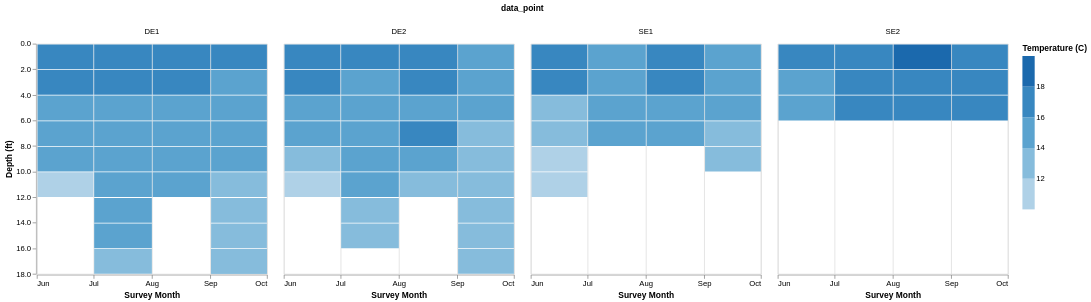

The notebook cell this image was saved under:
### Markdown cell above
# **Preliminary Plots**

### Code cell
alt.Chart(ctd).mark_bar().encode(
    alt.X('month(date)').title('Survey Month'),
    alt.Y('depth').bin(step=2).title('Depth (ft)').scale(reverse = True),
    alt.Color(('temp'), bin=True).title('Temperature (C)'),
    alt.Column('data_point')
)

### Figure 1 — Vega-Lite specification as saved in the notebook (floating-point values rounded to 4 significant figures)
{"config": {"view": {"continuousWidth": 300, "continuousHeight": 300}}, "data": {"name": "data-519d36ff2a803831145b6c859c01d423"}, "mark": {"type": "bar"}, "encoding": {"color": {"bin": true, "field": "temp", "title": "Temperature (C)", "type": "quantitative"}, "column": {"field": "data_point", "type": "nominal"}, "x": {"field": "date", "timeUnit": "month", "title": "Survey Month", "type": "temporal"}, "y": {"bin": {"step": 2}, "field": "depth", "scale": {"reverse": true}, "title": "Depth (ft)", "type": "quantitative"}}, "$schema": "https://vega.github.io/schema/vega-lite/v5.20.1.json", "datasets": {"data-519d36ff2a803831145b6c859c01d423": [{"site": "Possession Point", "date": "2025-06-07", "data_point": "DE1", "temp": 16.2, "salinity": 25.01, "conductivity": null, "depth": 0}, {"site": "Possession Point", "date": "2025-06-07", "data_point": "DE1", "temp": 16.0, "salinity": 24.88, "conductivity": null, "depth": 2}, {"site": "Possession Point", "date": "2025-06-07", "data_point": "DE1", "temp": 15.6, "salinity": 25.36, "conductivity": null, "depth": 4}, {"site": "Possession Point", "date": "2025-06-07", "data_point": "DE1", "temp": 14.9, "salinity": 25.91, "conductivity": null, "depth": 6}, {"site": "Possession Point", "date": "2025-06-07", "data_point": "DE1", "temp": 14.1, "salinity": 26.55, "conductivity": null, "depth": 8}, {"site": "Possession Point", "date": "2025-06-07", "data_point": "DE1", "temp": 11.9, "salinity": 28.48, "conductivity": null, "depth": 10}, {"site": "Possession Point", "date": "2025-06-07", "data_point": "DE2", "temp": 17.2, "salinity": 27.3, "conductivity": null, "depth": 0}, {"site": "Possession Point", "date": "2025-06-07", "data_point": "DE2", "temp": 16.6, "salinity": 27.5, "conductivity": null, "depth": 2}, {"site": "Possession Point", "date": "2025-06-07", "data_point": "DE2", "temp": 15.6, "salinity": 27.6, "conductivity": null, "depth": 4}, {"site": "Possession Point", "date": "2025-06-07", "data_point": "DE2", "temp": 14.8, "salinity": 27.6, "conductivity": null, "depth": 6}, {"site": "Possession Point", "date": "2025-06-07", "data_point": "DE2", "temp": 13.6, "salinity": 27.7, "conductivity": null, "depth": 8}, {"site": "Possession Point", "date": "2025-06-07", "data_point": "DE2", "temp": 11.9, "salinity": 29.1, "conductivity": null, "depth": 10}, {"site": "Possession Point", "date": "2025-06-07", "data_point": "SE1", "temp": 17.8, "salinity": 27.6, "conductivity": null, "depth": 0}, {"site": "Possession Point", "date": "2025-06-07", "data_point": "SE1", "temp": 16.7, "salinity": 27.6, "conductivity": null, "depth": 2}, {"site": "Possession Point", "date": "2025-06-07", "data_point": "SE1", "temp": 13.7, "salinity": 28.0, "conductivity": null, "depth": 4}, {"site": "Possession Point", "date": "2025-06-07", "data_point": "SE1", "temp": 12.0, "salinity": 29.2, "conductivity": null, "depth": 6}, {"site": "Possession Point", "date": "2025-06-07", "data_point": "SE1", "temp": 11.7, "salinity": 29.0, "conductivity": null, "depth": 8}, {"site": "Possession Point", "date": "2025-06-07", "data_point": "SE1", "temp": 11.4, "salinity": 29.4, "conductivity": null, "depth": 10}, {"site": "Possession Point", "date": "2025-06-07", "data_point": "SE2", "temp": 17.5, "salinity": 25.5, "conductivity": null, "depth": 0}, {"site": "Possession Point", "date": "2025-06-07", "data_point": "SE2", "temp": 15.2, "salinity": 25.9, "conductivity": null, "depth": 2}, {"site": "Possession Point", "date": "2025-06-07", "data_point": "SE2", "temp": 14.4, "salinity": 26.6, "conductivity": null, "depth": 4}, {"site": "Possession Point", "date": "2025-07-20", "data_point": "DE1", "temp": 16.0, "salinity": 27.89, "conductivity": 35.8, "depth": 0}, {"site": "Possession Point", "date": "2025-07-20", "data_point": "DE1", "temp": 16.0, "salinity": 27.89, "conductivity": 35.8, "depth": 2}, {"site": "Possession Point", "date": "2025-07-20", "data_point": "DE1", "temp": 15.9, "salinity": 27.91, "conductivity": 35.75, "depth": 4}, {"site": "Possession Point", "date": "2025-07-20", "data_point": "DE1", "temp": 15.4, "salinity": 28.14, "conductivity": 35.61, "depth": 6}, {"site": "Possession Point", "date": "2025-07-20", "data_point": "DE1", "temp": 15.1, "salinity": 28.42, "conductivity": 35.68, "depth": 8}, {"site": "Possession Point", "date": "2025-07-20", "data_point": "DE1", "temp": 14.9, "salinity": 28.61, "conductivity": 35.73, "depth": 10}, {"site": "Possession Point", "date": "2025-07-20", "data_point": "DE1", "temp": 14.8, "salinity": 28.75, "conductivity": 35.8, "depth": 12}, {"site": "Possession Point", "date": "2025-07-20", "data_point": "DE1", "temp": 14.6, "salinity": 28.94, "conductivity": 35.85, "depth": 14}, {"site": "Possession Point", "date": "2025-07-20", "data_point": "DE1", "temp": 13.2, "salinity": 29.76, "conductivity": 35.58, "depth": 16}, {"site": "Possession Point", "date": "2025-07-20", "data_point": "DE2", "temp": 16.0, "salinity": 27.8, "conductivity": 35.7, "depth": 0}, {"site": "Possession Point", "date": "2025-07-20", "data_point": "DE2", "temp": 15.9, "salinity": 27.88, "conductivity": 35.71, "depth": 2}, {"site": "Possession Point", "date": "2025-07-20", "data_point": "DE2", "temp": 15.7, "salinity": 27.99, "conductivity": 35.68, "depth": 4}, {"site": "Possession Point", "date": "2025-07-20", "data_point": "DE2", "temp": 15.5, "salinity": 28.08, "conductivity": 35.62, "depth": 6}, {"site": "Possession Point", "date": "2025-07-20", "data_point": "DE2", "temp": 15.2, "salinity": 28.2, "conductivity": 35.51, "depth": 8}, {"site": "Possession Point", "date": "2025-07-20", "data_point": "DE2", "temp": 14.9, "salinity": 28.74, "conductivity": 35.87, "depth": 10}, {"site": "Possession Point", "date": "2025-07-20", "data_point": "DE2", "temp": 13.8, "salinity": 29.5, "conductivity": 35.8, "depth": 12}, {"site": "Possession Point", "date": "2025-07-20", "data_point": "DE2", "temp": 13.1, "salinity": 29.77, "conductivity": 35.5, "depth": 14}, {"site": "Possession Point", "date": "2025-07-20", "data_point": "SE1", "temp": 15.5, "salinity": 28.12, "conductivity": 35.66, "depth": 0}, {"site": "Possession Point", "date": "2025-07-20", "data_point": "SE1", "temp": 15.5, "salinity": 28.09, "conductivity": 35.63, "depth": 2}, {"site": "Possession Point", "date": "2025-07-20", "data_point": "SE1", "temp": 15.5, "salinity": 28.1, "conductivity": 35.64, "depth": 4}, {"site": "Possession Point", "date": "2025-07-20", "data_point": "SE1", "temp": 15.4, "salinity": 28.17, "conductivity": 35.64, "depth": 6}, {"site": "Possession Point", "date": "2025-07-20", "data_point": "SE2", "temp": 16.2, "salinity": 27.78, "conductivity": 35.84, "depth": 0}, {"site": "Possession Point", "date": "2025-07-20", "data_point": "SE2", "temp": 16.2, "salinity": 27.77, "conductivity": 35.83, "depth": 2}, {"site": "Possession Point", "date": "2025-07-20", "data_point": "SE2", "temp": 16.1, "salinity": 27.82, "conductivity": 35.81, "depth": 4}, {"site": "Possession Point", "date": "2025-08-23", "data_point": "DE1", "temp": 17.0, "salinity": 26.8, "conductivity": null, "depth": 0}, {"site": "Possession Point", "date": "2025-08-23", "data_point": "DE1", "temp": 16.6, "salinity": 26.8, "conductivity": null, "depth": 2}, {"site": "Possession Point", "date": "2025-08-23", "data_point": "DE1", "temp": 15.8, "salinity": 27.4, "conductivity": null, "depth": 4}, {"site": "Possession Point", "date": "2025-08-23", "data_point": "DE1", "temp": 14.6, "salinity": 28.4, "conductivity": null, "depth": 6}, {"site": "Possession Point", "date": "2025-08-23", "data_point": "DE1", "temp": 14.4, "salinity": 28.6, "conductivity": null, "depth": 8}, {"site": "Possession Point", "date": "2025-08-23", "data_point": "DE1", "temp": 14.3, "salinity": 28.6, "conductivity": null, "depth": 10}, {"site": "Possession Point", "date": "2025-08-23", "data_point": "DE2", "temp": 17.4, "salinity": 27.2, "conductivity": null, "depth": 0}, {"site": "Possession Point", "date": "2025-08-23", "data_point": "DE2", "temp": 16.3, "salinity": 27.2, "conductivity": null, "depth": 2}, {"site": "Possession Point", "date": "2025-08-23", "data_point": "DE2", "temp": 15.9, "salinity": 27.6, "conductivity": null, "depth": 4}, {"site": "Possession Point", "date": "2025-08-23", "data_point": "DE2", "temp": 16.1, "salinity": 28.4, "conductivity": null, "depth": 6}, {"site": "Possession Point", "date": "2025-08-23", "data_point": "DE2", "temp": 15.2, "salinity": 28.9, "conductivity": null, "depth": 8}, {"site": "Possession Point", "date": "2025-08-23", "data_point": "DE2", "temp": 13.8, "salinity": 29.3, "conductivity": null, "depth": 10}, {"site": "Possession Point", "date": "2025-08-23", "data_point": "SE1", "temp": 17.2, "salinity": 27.4, "conductivity": null, "depth": 0}, {"site": "Possession Point", "date": "2025-08-23", "data_point": "SE1", "temp": 16.4, "salinity": 27.6, "conductivity": null, "depth": 2}, {"site": "Possession Point", "date": "2025-08-23", "data_point": "SE1", "temp": 15.6, "salinity": 28.2, "conductivity": null, "depth": 4}, {"site": "Possession Point", "date": "2025-08-23", "data_point": "SE1", "temp": 15.5, "salinity": 28.7, "conductivity": null, "depth": 6}, {"site": "Possession Point", "date": "2025-08-23", "data_point": "SE2", "temp": 18.7, "salinity": 27.1, "conductivity": null, "depth": 0}, {"site": "Possession Point", "date": "2025-08-23", "data_point": "SE2", "temp": 17.2, "salinity": 26.9, "conductivity": null, "depth": 2}, {"site": "Possession Point", "date": "2025-08-23", "data_point": "SE2", "temp": 17.0, "salinity": 27.3, "conductivity": null, "depth": 4}, {"site": "Possession Point", "date": "2025-09-05", "data_point": "DE1", "temp": 16.2, "salinity": 27.92, "conductivity": 36.0, "depth": 0}, {"site": "Possession Point", "date": "2025-09-05", "data_point": "DE1", "temp": 15.4, "salinity": 28.84, "conductivity": 36.4, "depth": 2}, {"site": "Possession Point", "date": "2025-09-05", "data_point": "DE1", "temp": 15.2, "salinity": 28.88, "conductivity": 36.28, "depth": 4}, {"site": "Possession Point", "date": "2025-09-05", "data_point": "DE1", "temp": 14.8, "salinity": 29.27, "conductivity": 36.38, "depth": 6}, {"site": "Possession Point", "date": "2025-09-05", "data_point": "DE1", "temp": 14.5, "salinity": 29.57, "conductivity": 36.47, "depth": 8}, {"site": "Possession Point", "date": "2025-09-05", "data_point": "DE1", "temp": 13.7, "salinity": 30.18, "conductivity": 36.46, "depth": 10}, {"site": "Possession Point", "date": "2025-09-05", "data_point": "DE1", "temp": 13.1, "salinity": 30.57, "conductivity": 36.36, "depth": 12}, {"site": "Possession Point", "date": "2025-09-05", "data_point": "DE1", "temp": 13.0, "salinity": 30.7, "conductivity": 36.42, "depth": 14}, {"site": "Possession Point", "date": "2025-09-05", "data_point": "DE1", "temp": 13.0, "salinity": 30.64, "conductivity": 36.35, "depth": 16}, {"site": "Possession Point", "date": "2025-09-05", "data_point": "DE1", "temp": 13.0, "salinity": 30.66, "conductivity": 36.37, "depth": 18}, {"site": "Possession Point", "date": "2025-09-05", "data_point": "DE2", "temp": 15.7, "salinity": 29.76, "conductivity": 37.7, "depth": 0}, {"site": "Possession Point", "date": "2025-09-05", "data_point": "DE2", "temp": 15.6, "salinity": 29.53, "conductivity": 37.36, "depth": 2}, {"site": "Possession Point", "date": "2025-09-05", "data_point": "DE2", "temp": 14.1, "salinity": 30.08, "conductivity": 36.69, "depth": 4}, {"site": "Possession Point", "date": "2025-09-05", "data_point": "DE2", "temp": 13.4, "salinity": 30.54, "conductivity": 36.59, "depth": 6}, {"site": "Possession Point", "date": "2025-09-05", "data_point": "DE2", "temp": 13.1, "salinity": 30.61, "conductivity": 36.4, "depth": 8}, {"site": "Possession Point", "date": "2025-09-05", "data_point": "DE2", "temp": 13.0, "salinity": 30.7, "conductivity": 36.41, "depth": 10}, {"site": "Possession Point", "date": "2025-09-05", "data_point": "DE2", "temp": 12.9, "salinity": 30.76, "conductivity": 36.39, "depth": 12}, {"site": "Possession Point", "date": "2025-09-05", "data_point": "DE2", "temp": 12.9, "salinity": 30.77, "conductivity": 36.4, "depth": 14}, {"site": "Possession Point", "date": "2025-09-05", "data_point": "DE2", "temp": 12.9, "salinity": 30.72, "conductivity": 36.35, "depth": 16}, {"site": "Possession Point", "date": "2025-09-05", "data_point": "SE1", "temp": 15.1, "salinity": 29.73, "conductivity": 37.16, "depth": 0}, {"site": "Possession Point", "date": "2025-09-05", "data_point": "SE1", "temp": 15.3, "salinity": 29.41, "conductivity": 36.96, "depth": 2}, {"site": "Possession Point", "date": "2025-09-05", "data_point": "SE1", "temp": 14.2, "salinity": 30.07, "conductivity": 36.76, "depth": 4}, {"site": "Possession Point", "date": "2025-09-05", "data_point": "SE1", "temp": 13.5, "salinity": 30.5, "conductivity": 36.63, "depth": 6}, {"site": "Possession Point", "date": "2025-09-05", "data_point": "SE1", "temp": 13.5, "salinity": 30.53, "conductivity": 36.66, "depth": 8}, {"site": "Possession Point", "date": "2025-09-05", "data_point": "SE2", "temp": 16.1, "salinity": 28.19, "conductivity": 36.23, "depth": 0}, {"site": "Possession Point", "date": "2025-09-05", "data_point": "SE2", "temp": 16.0, "salinity": 28.26, "conductivity": 36.23, "depth": 2}, {"site": "Possession Point", "date": "2025-09-05", "data_point": "SE2", "temp": 16.0, "salinity": 28.26, "conductivity": 36.23, "depth": 4}, {"site": "Possession Point", "date": "2025-09-05", "data_point": "SE2", "temp": null, "salinity": null, "conductivity": null, "depth": 6}]}}
